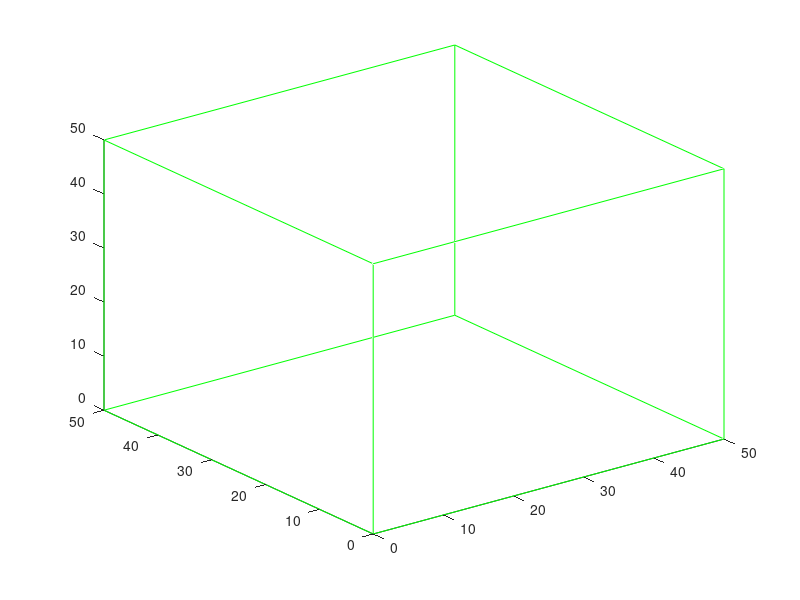

Here is the MATLAB script that generated this plot:
%%1B.Now we plot cube figure in x, y, z coordinates system:
b = 50;  %inner square of the hollow beam for casting
l = 50;
x = [0 b b 0 ] %0 10 10 breadth-10 breadth-10 10];
y = [0 l];
z = [0 0 b b ] %0 10 10 breadth-10 breadth-10 10];
m = length(2*x);
xr=[x x(1)];
yr1=y(1)*ones(m+1,1);
zr=[z z(1)];
plot3(xr,yr1,zr,'g');
hold on
yr2=y(2)*ones(m+1,1);
plot3(xr,yr2,zr,'g');
hold on
for i=1:1:m
plot3([x(i) x(i)],y,[z(i) z(i)],'g');    
end
hold on
